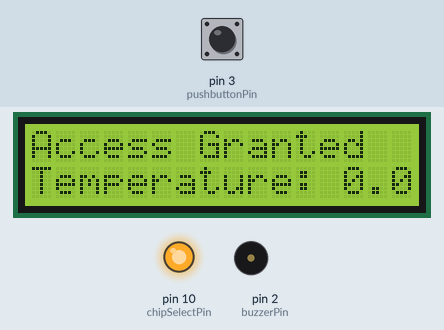
Simulated run of this sketch. Board: Arduino Mega 2560, built with avr-gcc and run on an emulated ATmega2560. Parts: 16×2 character LCD, output pins drawn as LEDs (lit = HIGH), buzzer (waves = sounding). The inputs (shaded band) are chosen by the test bench; at power-on: pin 3 (pushbuttonPin) LOW. Pins used as bus, display or sensor lines are not drawn.

Above: at 1.8 s.
1.9 s: pin 3 (pushbuttonPin) pulled HIGH for 1.25 s
At 3.2 s:
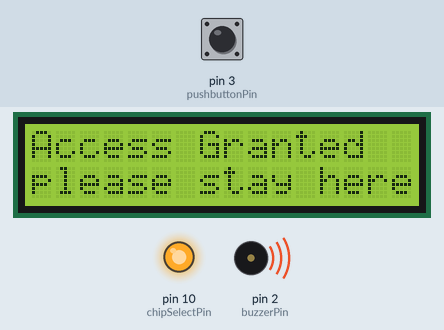
5.2 s: pin 3 (pushbuttonPin) pulled HIGH for 3.2 s
At 7.7 s:
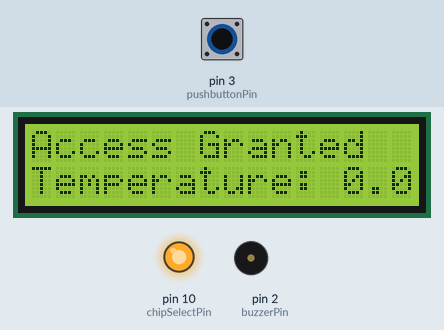
Timing chart, 0 to 10.5 s (numbered marks = the images above; inputs shaded):
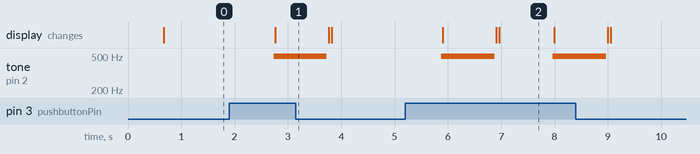

Measured:
- after the input at 1.9 s, tone on pin 2 (buzzerPin): silent → 494 Hz after 0.83 s, → silent 1.0 s later; the display: changes after 0.86 s (image 1)
- after the input at 5.2 s, tone on pin 2 (buzzerPin): alternates 494 Hz for 1.0 s and silent for 1.1 s, 4 changes in all, then stays silent, starting after 0.68 s; the display: first changes after 0.71 s (image 2 shows a later state)
- what the display in image 2 shows lasts 1.0 s, from 7.0 s to 8.0 s

The sketch:

arduino_1q-tag.ino
```cpp
#include <MFRC522.h>
#include <hd44780.h>
#include <hd44780ioClass/hd44780_I2Cexp.h>
#include <SPI.h>

MFRC522 rfid(53, 5);
hd44780_I2Cexp lcd;

const int pushbuttonPin = 3;
const int buzzerPin = 2;
unsigned long prevEntranceTime = 0;

#define OBJECT 0xA0 // Object temperature command
#define SENSOR 0xA1 // Sensor temperature command

const int chipSelectPin = 10;
unsigned char Timer1_Flag = 0;
int iOBJECT, iSENSOR; // Signed 2byte temperature storage variables

void setup() {
  Serial.begin(9600);
  SPI.begin();
  rfid.PCD_Init();
  lcd.begin(16, 2);
  pinMode(pushbuttonPin, INPUT);
  pinMode(buzzerPin, OUTPUT);

  /* Setting CS & SPI */
  digitalWrite(chipSelectPin, HIGH);     // SCE High Level
  pinMode(chipSelectPin, OUTPUT);        // SCE OUTPUT Mode
  SPI.setDataMode(SPI_MODE3);            // SPI Mode
  SPI.setClockDivider(SPI_CLOCK_DIV16);  // 16MHz/16 = 1MHz
  SPI.setBitOrder(MSBFIRST);             // MSB First
  SPI.begin();                           // Initialize SPI

  delay(500);                            // Sensor initialization time
  Timer1_Init();                         // Timer1 setup: 500ms(2Hz) interval
  interrupts();                          // enable all interrupts
}

void loop() {
  handleEmergencyButton();
  float temp = readTemperature();
  String uid = readNFCUid();
  checkAccessConditions(temp, uid);
}

void handleEmergencyButton() {
  int Emcall = digitalRead(pushbuttonPin);
  if (Emcall == 1) {
    tone(buzzerPin, 494, 1000);
    lcd.print("Emergency call");
    lcd.setCursor(0, 1);
    lcd.print("please stay here");
    delay(1000);
    lcd.clear();
  } else {
    noTone(buzzerPin);
  }
}

float readTemperature() {
  if (Timer1_Flag) {                                // Repeat every 500ms (Timer 1 Flag check)
    Timer1_Flag = 0;                                // Reset Flag
    iOBJECT = SPI_COMMAND(OBJECT);                  // Read object temperature
    delayMicroseconds(10);                          // 10us: Do not remove this line
    iSENSOR = SPI_COMMAND(SENSOR);                  // Read sensor temperature
  }
  return float(iOBJECT) / 100;
}

String readNFCUid() {
  if (!rfid.PICC_IsNewCardPresent() || !rfid.PICC_ReadCardSerial()) {
    return "";
  }

  String content = "";
  for (byte i = 0; i < rfid.uid.size; i++) {
    content.concat(String(rfid.uid.uidByte[i] < 0x10 ? " 0" : " "));
    content.concat(String(rfid.uid.uidByte[i], HEX));
  }
  content.toUpperCase();
  return content.substring(1);
}

void checkAccessConditions(float temp, String uid) {
  unsigned long currentTime = millis();
  unsigned long elapsedTime = currentTime - prevEntranceTime;
  bool tempCheckWithinTwoHours = elapsedTime <= 7200000;
  bool tempUnderLimit = temp < 37.5;

    if (((uid == "6F 05 FC 84" || uid == "A0 CB F2 32") && tempUnderLimit) || tempCheckWithinTwoHours) {
    lcd.clear();
    lcd.print("Access Granted");
    lcd.setCursor(0, 1);
    lcd.print("Temperature: ");
    lcd.print(temp);
    prevEntranceTime = currentTime;
  } else {
    lcd.clear();
    lcd.print("Access Denied");
    lcd.setCursor(0, 1);
    lcd.print("Temperature: ");
    lcd.print(temp);
  }
  delay(1000);
}

int SPI_COMMAND(unsigned char cCMD) {
  unsigned char T_high_byte, T_low_byte;
  digitalWrite(chipSelectPin, LOW); // SCE Low Level
  delayMicroseconds(10);            // delay(10us)
  SPI.transfer(cCMD);               // transfer  1st Byte
  delayMicroseconds(10);            // delay(10us)
  T_low_byte = SPI.transfer(0x22);  // transfer  2nd Byte
  delayMicroseconds(10);            // delay(10us)
  T_high_byte = SPI.transfer(0x22); // transfer  3rd Byte
  delayMicroseconds(10);            // delay(10us)
  digitalWrite(chipSelectPin, HIGH); // SCE High Level

  return (T_high_byte << 8 | T_low_byte); // Return temperature value
}

ISR(TIMER1_OVF_vect) { // interrupt service routine (Timer1 overflow)
  TCNT1 = 34286;       // preload timer: Do not change this value.
  Timer1_Flag = 1;     // Timer 1 Set Flag
}

void Timer1_Init(void) {
  TCCR1A = 0;
  TCCR1B = 0;
  TCNT1 = 34286;            // preload timer 65536-16MHz/256/2Hz
  TCCR1B |= (1 << CS12);    // 256 prescaler
  TIMSK1 |= (1 << TOIE1);   // enable timer overflow interrupt
}
```
